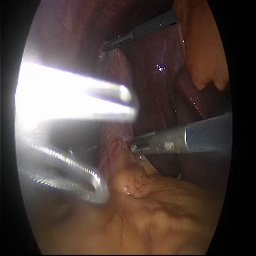
//> input picture pytorch-sandbox/onnx-models/video41_25.jpg, 256 x 256 px
$ ./OpenCVSandbox   (built with g++ and OpenCV 4)
//> lines starting //> are read from the running program, lines starting //| are printed output that depends on the picture
// OpenCVSandbox.cpp : This file contains the 'main' function. Program execution begins and ends there.
//

#include <iostream>
#include <opencv2/core.hpp>
#include <opencv2/highgui.hpp>
#include <opencv2/imgproc/imgproc.hpp>
#include <opencv2/features2d/features2d.hpp>
#include <opencv2/calib3d/calib3d.hpp>
#include <onnxruntime_cxx_api.h>


void floatArray2opencvMat3D(float* ptr, int dim_1, int dim_2, int dim_3, cv::Mat& out)
{
	int size[3] = { dim_1, dim_2, dim_3 };
	out = cv::Mat(3, size, CV_32F, ptr).clone();
}

void floatArray2opencvMat(float* ptr, int dim_1, int dim_2, cv::Mat& out)
{
	int size[2] = { dim_1, dim_2 };
	out = cv::Mat(2, size, CV_32F, ptr).clone();
}

void NormalizeMatForPyTorch(cv::Mat src, cv::Mat& dst, cv::Scalar norm_mean, cv::Scalar norm_std)
{
	// Resize image
	cv::resize(src, dst, cv::Size(256, 256), cv::INTER_NEAREST);

	// Convert the matrix format (avoid rounding errors)
	dst.convertTo(dst, CV_32F);

	// Center crop the opencv matrices from (256, 256) to (224, 224) for input to the network
	int wh = 224;
	int wh_c = 128;
	int x = wh_c - (wh / 2); // 16
	int y = wh_c - (wh / 2); // 16
	dst(cv::Rect(x, y, wh, wh)).copyTo(dst);

	// Transform the image (copy the ToTensor behaviour)
	dst /= 255.0f;

	// Normalize with parameters
	dst -= norm_mean;
	dst /= norm_std;
}

// https://github.com/microsoft/onnxruntime/issues/3310
// Create expected ORT format (channel blocks by row): https://answers.opencv.org/question/64837
// [512, 512] -> [3, 512, 512]
std::vector<float> transposeOpencvMat(
	cv::Mat srcMat,
	cv::Mat& dstMat,
	cv::Size image_size)
{
	// Specify the input tensor size
	std::vector<float> imgArray;
	std::array<int64_t, 4> input_shape_{ 1, 3, image_size.height, image_size.width };
	const size_t input_tensor_size = image_size.height * image_size.width * 3;

	// Split the matrix into channels and push each channel
	// into the vector of floats
	std::vector<cv::Mat> channels;
	cv::split(srcMat, channels);
	cv::Mat image_by_channel;
	for (size_t i = 0; i < channels.size(); i++)
		image_by_channel.push_back(channels[i]);

	if (!image_by_channel.isContinuous())
		image_by_channel = image_by_channel.clone();

	for (size_t i = 0; i < input_tensor_size; i++)
		imgArray.push_back(image_by_channel.at<float>(i));

	// Convert vector of floats to an opencv mat [3, 512, 512]
	// and return
	floatArray2opencvMat3D(imgArray.data(), 3, image_size.height, image_size.width, dstMat);

	return imgArray;
}

/// <summary>
/// https://github.com/microsoft/onnxruntime/issues/2832
/// https://github.com/microsoft/onnxruntime/blob/521dc757984fbf9770d0051997178fbb9565cd52/samples/c_cxx/MNIST/MNIST.cpp#L38
/// </summary>
/// <param name="imgRGB"></param>
/// <returns></returns>
bool runInference(
	int n_classes,
	const wchar_t onnx_model_path[],
	const cv::Mat& imgRGB, cv::Size image_size,
	std::array<int64_t, 4> input_shape_,
	cv::Mat& output_mat)
{
	// Create the environment and load model from string
	Ort::Env env{ ORT_LOGGING_LEVEL_WARNING, "test" };
	Ort::Session session_
	{
		env,
		onnx_model_path,
		Ort::SessionOptions{nullptr}
	};

	// Define the input and outputs
	std::vector<const char*> input_names = { "input" };
	std::vector<const char*> output_names = { "output" };

	// Specify the input tensor size
	const size_t input_tensor_size = image_size.height * image_size.width * 3;

	// Convert opencv CHW (3, 512, 512) matrix to vector of floats for input tensor
	std::vector<float> imgArray;
	int height = image_size.height;
	int width = image_size.width;
	int channels = 3;
	for (int c = 0; c < channels; ++c)
	{
		for (int i = 0; i < height; ++i)
		{
			for (int j = 0; j < width; ++j)
			{
				imgArray.push_back(imgRGB.at<float>(c, i, j));
			}
		}
	}

	// Create the input and output tensors
	auto memory_info = Ort::MemoryInfo::CreateCpu(OrtArenaAllocator, OrtMemTypeDefault);
	Ort::Value input_tensor = Ort::Value::CreateTensor<float>(
		memory_info,
		imgArray.data(),
		input_tensor_size,
		input_shape_.data(), 4);
	assert(input_tensor.IsTensor());

	// score model & input tensor, get back output tensor
	auto output_tensors = session_.Run(
		Ort::RunOptions{ nullptr },
		input_names.data(),
		&input_tensor, 1,
		output_names.data(), 1);
	assert(output_tensors.size() == 1 && output_tensors.front().IsTensor());

	float* outputs = output_tensors.at(0).GetTensorMutableData<float>();
	floatArray2opencvMat(outputs, 1, n_classes, output_mat);

	return true;
}

/// <summary>
/// Compare this sample to the scratchpad.py script to ensure that the prediction results
/// for PyTorch versus OpenCV in python and c++ are similar
/// </summary>
/// <returns></returns>
int main()
{
	// Change these parameters before running on your system
	// Currently testing with (1, 3, 224, 224) sized input sequence
	cv::Size image_size(224, 224);
	std::array<int64_t, 4> input_shape_{ 1, 3, image_size.height, image_size.width };
	cv::String input_image = "C:/git/public/surgeon-assist-net/pytorch-sandbox/onnx-models/video41_25.jpg";
	cv::String normalized_image = "C:/git/public/surgeon-assist-net/pytorch-sandbox/onnx-models/video41_25-opencv-transforms-cpp.jpg";
	const wchar_t* onnx_model = L"C:/git/public/surgeon-assist-net/pytorch-sandbox/onnx-models/b0_lite_1.onnx";

	// Load a sample image
	cv::Mat image = cv::imread(input_image);
//> image is the input picture: 256 rows x 256 cols, CV_8UC3; mean B, G, R 65.7, 70, 82.9
	cv::imshow("image", image);

	// Convert the color channel orientation from BGR to RGB
	cv::cvtColor(image, image, cv::COLOR_BGR2RGB);

	// For pytorch custom phantom data weights
	cv::Scalar norm_mean(0.40521515692759497, 0.27927462047480039, 0.27426218748099274);
	cv::Scalar norm_std(0.20460533490722591, 0.17244239120062696, 0.16623196974782356);

	// Run
	cv::Mat openCvImage;
	NormalizeMatForPyTorch(image, openCvImage, norm_mean, norm_std);
//> in NormalizeMatForPyTorch, `dst(cv::Rect(x, y, wh, wh)).copyTo(dst);`:
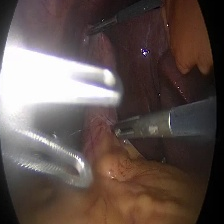
//> dst: 224 rows x 224 cols, CV_32FC3; mean R, G, B 96.6, 82.5, 78
//> in NormalizeMatForPyTorch, `dst -= norm_mean;`:
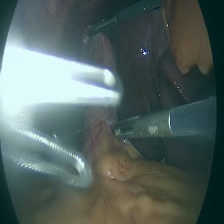
//> dst: 224 rows x 224 cols, CV_32FC3; mean R, G, B -0.0264, 0.0442, 0.0318; drawn with min black and max white
//> in NormalizeMatForPyTorch, `dst /= norm_std;`:
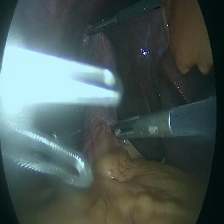
//> dst: 224 rows x 224 cols, CV_32FC3; mean R, G, B -0.129, 0.256, 0.191; drawn with min black and max white

	// show results
	cv::imshow("openCvImage", openCvImage);
	cv::imwrite(normalized_image, openCvImage);

	double min, max;
	minMaxLoc(openCvImage, &min, &max);
//> min = -1.98; max = 4.37
	cv::Scalar result = mean(openCvImage);
//> result = Scalar(-0.129, 0.256, 0.191)
	double avg = (result.val[0] + result.val[1] + result.val[2]) / 3;
//> avg = 0.106
	std::cout << "openCvImage.shape = " << openCvImage.size() << std::endl;
//| openCvImage.shape = [224 x 224]
	std::cout << "openCvImage max = " << max << std::endl;
//| openCvImage max = 4.36581
	std::cout << "openCvImage min = " << min << std::endl;
//| openCvImage min = -1.98047
	std::cout << "openCvImage avg = " << avg << std::endl;
//| openCvImage avg = 0.106211
	std::cout << "openCvImage" << std::endl;

	int k = cv::waitKey(0); // Wait for a keystroke in the window
//> the space key is pressed

	// WC -> CHW format [STUCK]
	cv::Mat openCvImageCHW;
	std::cout << "openCvImage.shape = " << openCvImage.size << std::endl;
//| openCvImage.shape = 224 x 224
	auto floatCHW = transposeOpencvMat(openCvImage, openCvImageCHW, image_size);
//> in transposeOpencvMat, `cv::split(srcMat, channels);`:
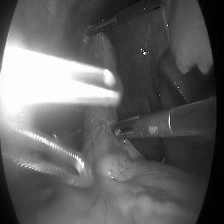
//> channels[0]: 224 rows x 224 cols, CV_32FC1; min -1.98, max 2.91, mean -0.129; drawn with min black and max white
//> in transposeOpencvMat, `cv::split(srcMat, channels);`:
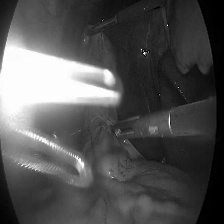
//> channels[1]: 224 rows x 224 cols, CV_32FC1; min -1.62, max 4.18, mean 0.256; drawn with min black and max white
//> in transposeOpencvMat, `cv::split(srcMat, channels);`:
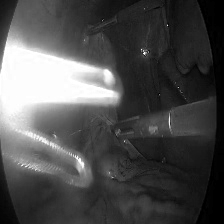
//> channels[2]: 224 rows x 224 cols, CV_32FC1; min -1.65, max 4.37, mean 0.191; drawn with min black and max white
//> the loop in transposeOpencvMat, `for (size_t i = 0; i < channels.size(); i++)` made 3 passes
//> after the loop in transposeOpencvMat, `for (size_t i = 0; i < channels.size(); i++)`:
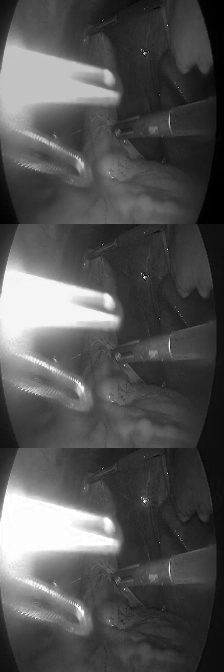
//> image_by_channel: 672 rows x 224 cols, CV_32FC1; min -1.98, max 4.37, mean 0.106; drawn with min black and max white
//> after the loop in transposeOpencvMat, `for (size_t i = 0; i < input_tensor_size; i++)`: imgArray = 150528 items
//> floatCHW = 150528 items

	// Perform inference on loaded data
	cv::Mat outputs;
	int n_classes = 7;
	bool isRun = runInference(
		n_classes,
		onnx_model,
		openCvImageCHW,
		image_size,
		input_shape_,
		outputs);
//> (the run ends here: the program needs code that is not available in this run, at `Ort::Env env{ ORT_LOGGING_LEVEL_WARNING, "test" };`)

$ run again, with pytorch-sandbox/onnx-models/video41_inference.PNG saved as pytorch-sandbox/onnx-models/video41_25.jpg
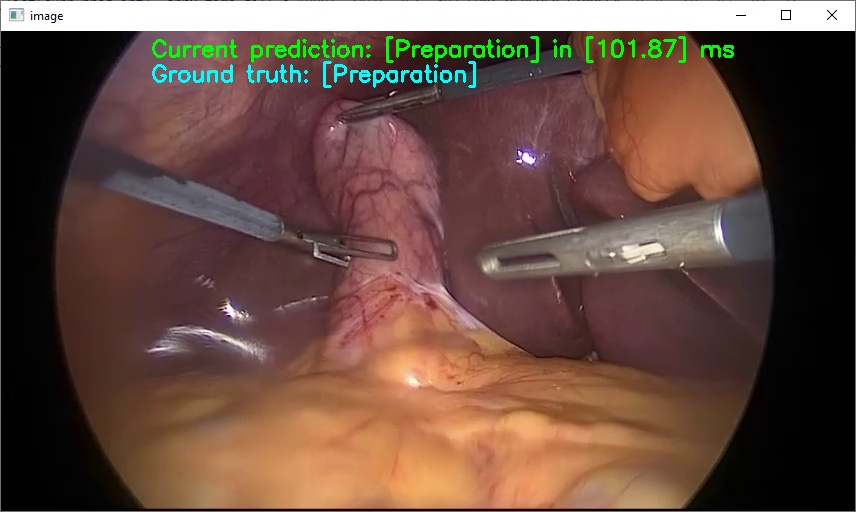
//> input picture pytorch-sandbox/onnx-models/video41_inference.PNG, 856 x 512 px
//> image is the input picture: 512 rows x 856 cols, CV_8UC3; mean B, G, R 66.1, 76.7, 103.7
//> in NormalizeMatForPyTorch, `dst /= norm_std;`:
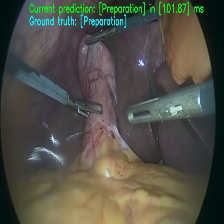
//> dst: 224 rows x 224 cols, CV_32FC3; mean R, G, B 0.0442, 0.0448, -0.201; drawn with min black and max white
//> min = -1.98; max = 4.37
//> result = Scalar(0.0442, 0.0448, -0.201)
//> avg = -0.0373
//| openCvImage.shape = [224 x 224]
//| openCvImage max = 4.36581
//| openCvImage min = -1.98047
//| openCvImage avg = -0.0373097
//| openCvImage.shape = 224 x 224
//> the loop in transposeOpencvMat, `for (size_t i = 0; i < channels.size(); i++)` made 3 passes
//> after the loop in transposeOpencvMat, `for (size_t i = 0; i < channels.size(); i++)`:
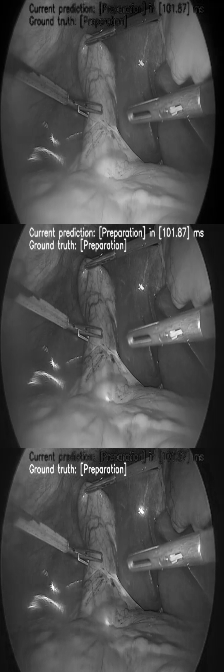
//> image_by_channel: 672 rows x 224 cols, CV_32FC1; min -1.98, max 4.37, mean -0.0373; drawn with min black and max white
//> after the loop in transposeOpencvMat, `for (size_t i = 0; i < input_tensor_size; i++)`: imgArray = 150528 items
